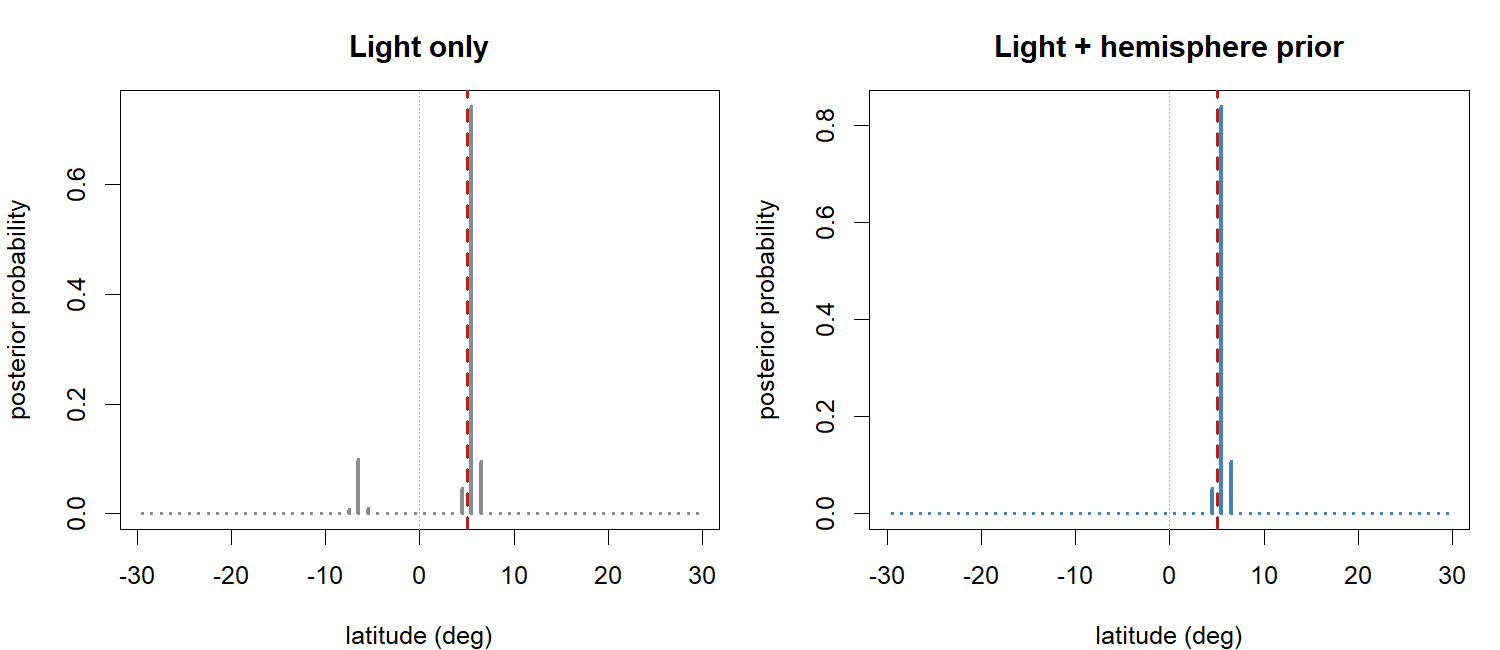

Source code (R):
# =============================================================================
# Equinox hemisphere prior demonstration (manuscript Figure: equinox).
#
# Near an equinox and at low latitude, day length is ~12 h in BOTH hemispheres,
# so the light likelihood for latitude is near-symmetric about the equator:
# the reconstruction is genuinely bimodal and can flip hemisphere. This script
# shows that a single additive `hemisphere_prior()` term resolves the ambiguity
# at negligible cost, WITHOUT distorting a case where light already determines
# latitude.
#
# Fully reproducible: fixed seed, data simulated from the package's own solar
# model + normalised spike-and-slab emission.
#
# Run from the package root:  Rscript inst/paper/equinox_hemisphere_prior.R
# =============================================================================

suppressPackageStartupMessages(library(invTwilightFree))
set.seed(20240320)

# ---- ground truth: a near-stationary animal at LOW latitude (+5 deg) within a
#      few days of the exact March equinox (2024-03-20), with FREE endpoints.
#      The twilight-free likelihood normally resolves latitude even near the
#      equinox from the twilight SLOPE; the sign becomes genuinely ambiguous
#      only in this knife-edge regime (low |lat|, tight window about equinox),
#      which is exactly where a hemisphere prior earns its keep. -----------------
TRUE_LAT <- 5.0
TRUE_LON <- 150.0
DEPLOY   <- c(lon = TRUE_LON, lat = TRUE_LAT)
CAL      <- c(64, 64 / 90)          # intercept, slope (light = clamp(a - b*zenith))
LP       <- c(0.5, 64, 0.05)        # lambda, max_light, prob_slab
STEP_H   <- 24
NDAYS    <- 5                       # tight window straddling the equinox
CELL     <- 1.0

t0    <- as.numeric(as.POSIXct("2024-03-17", tz = "UTC"))
times <- seq(t0, t0 + NDAYS * 86400, by = 600)   # 10-min cadence

# normalised spike sampler (matches inst/sbc/sbc_grid_hmm.R)
sample_spike <- function(mu) {
  lam <- LP[1]; maxl <- LP[2]
  m_lo <- 1 - exp(-lam * mu)
  m_hi <- 0.5 * (1 - exp(-2 * lam * (maxl - mu)))
  if (runif(1) < m_lo / (m_lo + m_hi)) mu + log(1 - runif(1) * m_lo) / lam
  else mu - log(1 - runif(1) * (2 * m_hi)) / (2 * lam)
}
z     <- solar_zenith(times, rep(TRUE_LON, length(times)), rep(TRUE_LAT, length(times)))
mu    <- pmin(pmax(CAL[1] - CAL[2] * z, 0), LP[2])
light <- vapply(seq_along(times),
                function(j) if (runif(1) < LP[3]) runif(1, 0, LP[2]) else sample_spike(mu[j]),
                numeric(1))
dt <- as.POSIXct(times, origin = "1970-01-01", tz = "UTC")

# ---- grid spanning BOTH hemispheres so a flip is possible --------------------
GRID <- makeGrid(lon = TRUE_LON + c(-15, 15), lat = c(-30, 30), cell.size = CELL)

fit_grid <- function(terms = list()) {
  TwilightFreeGrid(dt, light, GRID,
                   # endpoints FREE: no positional anchor, so the hemisphere is
                   # determined by light (and any prior) alone
                   step_hours = STEP_H, diffusion = 40,
                   calibration = CAL, likelihood_params = LP,
                   terms = terms)
}

# marginal latitude posterior at the MIDDLE knot (farthest from both free ends,
# where the ambiguity is strongest)
lat_marginal <- function(fit) {
  post <- grid_posterior(fit)
  k <- round(nrow(post$P) / 2)
  ul <- sort(unique(round(post$lat, 6)))
  p  <- sapply(ul, function(l) sum(post$P[k, abs(post$lat - l) < 1e-6]))
  data.frame(lat = ul, p = p / sum(p))
}

post_mode_lat <- function(m) m$lat[which.max(m$p)]
south_mass    <- function(m) sum(m$p[m$lat < 0])
post_sd_lat   <- function(m) { mu <- sum(m$lat * m$p); sqrt(sum((m$lat - mu)^2 * m$p)) }

# ---- (1) light only ---------------------------------------------------------
fit_light <- fit_grid()
m_light   <- lat_marginal(fit_light)

# ---- (2) light + hemisphere prior ("N" through the window) ------------------
north <- hemisphere_prior(function(d) "N", softness = 1e-3)
fit_prior <- fit_grid(terms = list(
  location_term("hemisphere", source = north, rule = identity_rule())))
m_prior   <- lat_marginal(fit_prior)

cat(sprintf("\nTrue latitude: +%.1f deg (northern)\n", TRUE_LAT))
cat(sprintf("Light only     : mode lat = %+6.1f | SD = %5.1f | P(southern) = %.2f\n",
            post_mode_lat(m_light), post_sd_lat(m_light), south_mass(m_light)))
cat(sprintf("Light + prior  : mode lat = %+6.1f | SD = %5.1f | P(southern) = %.2f\n",
            post_mode_lat(m_prior), post_sd_lat(m_prior), south_mass(m_prior)))

# ---- figure -----------------------------------------------------------------
out_png <- if (exists("OUT_PNG")) OUT_PNG else "equinox_hemisphere_prior.png"
grDevices::png(out_png, width = 1500, height = 650, res = 150)
op <- graphics::par(mfrow = c(1, 2), mar = c(4, 4, 3, 1))
plot(m_light$lat, m_light$p, type = "h", lwd = 3, col = "grey55",
     xlab = "latitude (deg)", ylab = "posterior probability",
     main = "Light only")
graphics::abline(v = TRUE_LAT, col = "firebrick", lwd = 2, lty = 2)
graphics::abline(v = 0, col = "grey70", lty = 3)
plot(m_prior$lat, m_prior$p, type = "h", lwd = 3, col = "steelblue",
     xlab = "latitude (deg)", ylab = "posterior probability",
     main = "Light + hemisphere prior")
graphics::abline(v = TRUE_LAT, col = "firebrick", lwd = 2, lty = 2)
graphics::abline(v = 0, col = "grey70", lty = 3)
graphics::par(op)
grDevices::dev.off()
cat(sprintf("\nWrote %s\n", out_png))
